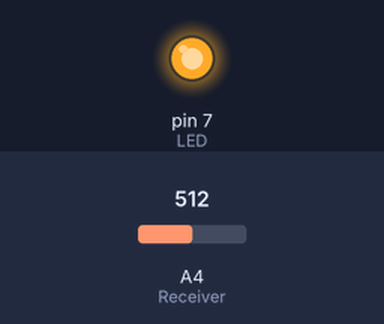
The sketch below on a simulated Arduino Uno, built with avr-gcc and run on an emulated ATmega328P. Shown: output pins drawn as LEDs (lit = HIGH). The inputs (shaded band) are chosen by the test bench; at power-on: A4 (Receiver) = 512.

Above: at 1.2 s.
1.3 s: A4 (Receiver) set to 0
At 2.7 s:
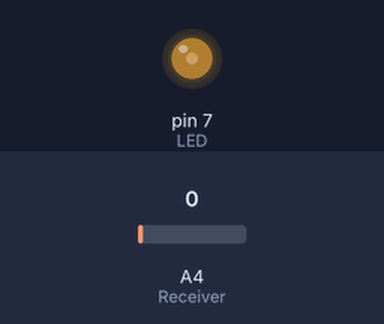
3.0 s: A4 (Receiver) set to 122
At 3.18 s:
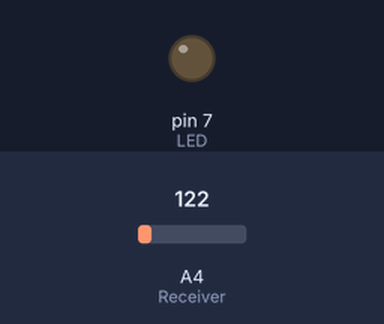
Timing chart, 0 to 12.0 s (numbered marks = the images above; inputs shaded):
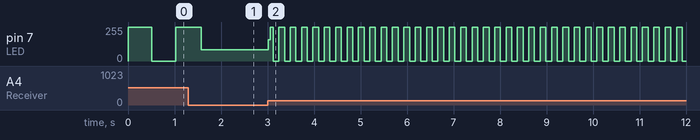

The sketch:

blinked_p1.ino
```cpp
//define input pin for potentiometer
# define Receiver 18
//define pin for LED
#define LED 7
void setup() {
  // put your setup code here, to run once:
  pinMode(LED, OUTPUT);
  pinMode(Receiver, INPUT);
  Serial.begin(9600);
}

void loop() {
  // put your main code here, to run repeatedly:
  analogRead(Receiver);
  digitalWrite(LED, HIGH);
  delay(analogRead(Receiver));
  digitalWrite(LED, LOW);
  delay(analogRead(Receiver));
}
```

Measured:
- after the input at 3.0 s, pin 7 (LED): 86/255 → 160/255 at once, then moves between 0/255 and 255/255, repeating every 0.49 s
